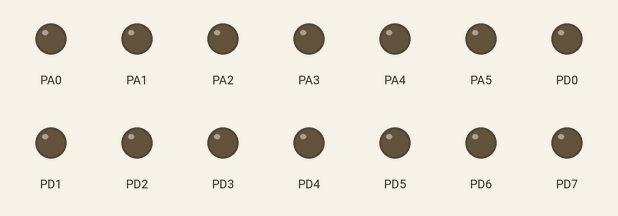
A program run on a simulated ATmega32, built with avr-gcc and emulated at 1 MHz (the files do not name the chip). On the bench: output pins drawn as LEDs (lit = HIGH).

Above: at 0.1 s.
At 5.1 s:
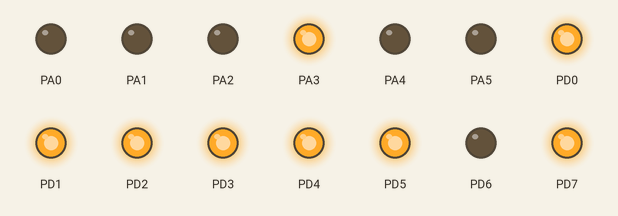
At 9.1 s:
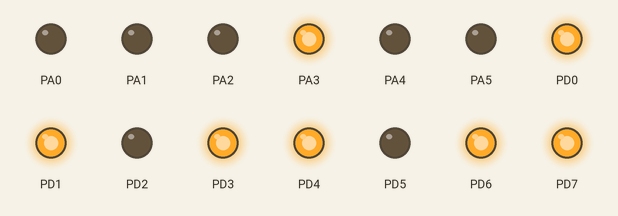
At 13.1 s:
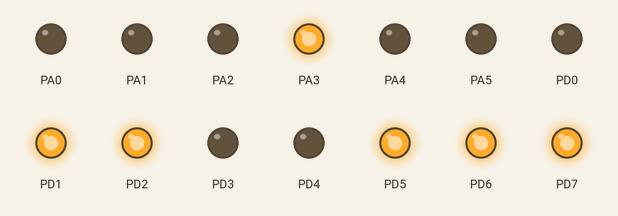
At 19.1 s:
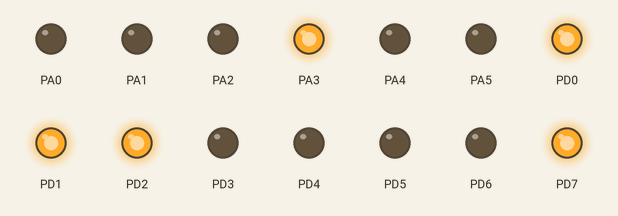
At 38.1 s:
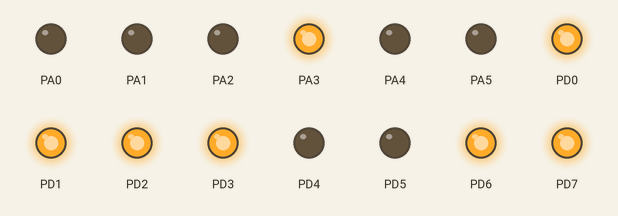
Timing chart, 0 to 39.6 s (numbered marks = the images above):
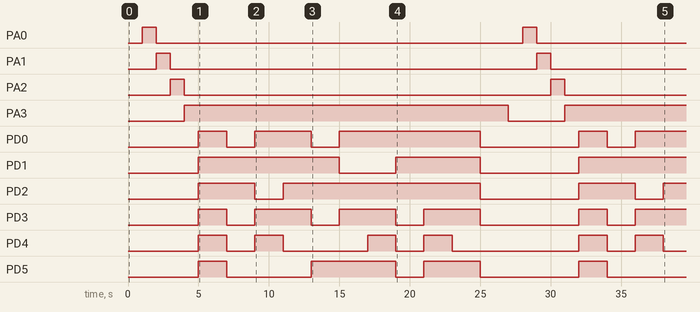

Measured:
- by itself, PA0–2: alternates HIGH for 1.0 s and LOW for 26.0 s
- by itself, PA3: LOW → HIGH at 4.0 s, → LOW 23.0 s later, → HIGH 4.0 s later
- by itself, PD0: LOW → HIGH at 5.0 s, → LOW 2.0 s later, → HIGH 2.0 s later, → LOW 4.0 s later, … (9 changes in this stretch)
- by itself, PD1: goes HIGH 10.0 s, LOW 4.0 s, HIGH 6.0 s, LOW 7.0 s, then HIGH
- by itself, PD2: goes HIGH 4.0 s, LOW 2.0 s, HIGH 14.0 s, LOW 7.0 s, HIGH 4.0 s, LOW 2.0 s, then HIGH
- by itself, PD3: goes HIGH 2.0 s, 3 × (LOW 2.0 s, HIGH 4.0 s), LOW 7.0 s, HIGH 2.0 s, LOW 2.0 s, then HIGH
- by itself, PD4: LOW → HIGH at 5.0 s, → LOW 2.0 s later, → HIGH 2.0 s later, → LOW 2.0 s later, … (12 changes in this stretch)
- by itself, PD5: LOW → HIGH at 5.0 s, → LOW 2.0 s later, → HIGH 6.0 s later, → LOW 6.0 s later, … (8 changes in this stretch)

The program:

main.c
```c
/*
 * main.c
 *
 *  Created on: Sep 11, 2019
 *      Author: mostafa
 */
//#define F_CPU 800000UL
#include <avr/io.h>
#include <util/delay.h>

int main(void){
	DDRA = 0b11111111;
	DDRD = 0b11111111;


	while(1){
	// turn off all
	PORTA = 0b00000000;
	_delay_ms(1000);
	//led 1
	PORTA = 0b00000001;
    _delay_ms(1000);
    //led 2
    PORTA = 0b00000010;
    _delay_ms(1000);
    //led 3
    PORTA = 0b00000100;
    _delay_ms(1000);
       //led4
    PORTA = 0b00001000;
    _delay_ms(1000);


    // number 0
	PORTD = 0b10111111;
	_delay_ms(2000);
	// number 1
	PORTD = 0b10000110;
    _delay_ms(2000);
    //  number 2
    PORTD = 0b11011011;
    _delay_ms(2000);
    // number 3
    PORTD = 0b11001111;
    _delay_ms(2000);
     // number 4
    PORTD = 0b11100110;
    _delay_ms(2000);
	// number 5
	PORTD = 0b11101101;
    _delay_ms(2000);
    //number 6
    PORTD = 0b11111101;
    _delay_ms(2000);
    //number 7
    PORTD = 0b10000111;
    _delay_ms(2000);
       //number 8
    PORTD = 0b11111111;
    _delay_ms(2000);
    // number 9
	PORTD = 0b11101111;
	_delay_ms(2000);
	// dot
	PORTD = 0b10000000;
    _delay_ms(2000);


	}


	return 0;
}
```
